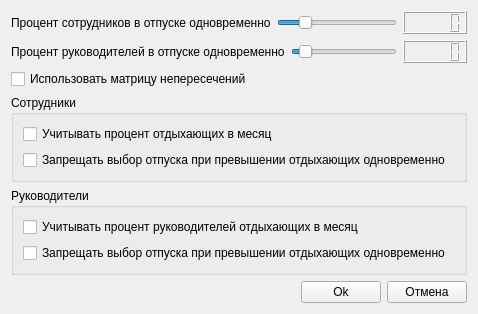
<?xml version="1.0" encoding="UTF-8"?>
<ui version="4.0">
 <class>Form</class>
 <widget class="QWidget" name="Form">
  <property name="windowModality">
   <enum>Qt::ApplicationModal</enum>
  </property>
  <property name="geometry">
   <rect>
    <x>0</x>
    <y>0</y>
    <width>468</width>
    <height>299</height>
   </rect>
  </property>
  <property name="windowTitle">
   <string>Настройки</string>
  </property>
  <layout class="QVBoxLayout" name="verticalLayout_3">
   <item>
    <layout class="QHBoxLayout" name="horizontalLayout">
     <item>
      <widget class="QLabel" name="label">
       <property name="text">
        <string>Процент сотрудников в отпуске одновременно</string>
       </property>
      </widget>
     </item>
     <item>
      <widget class="QSlider" name="horizontalSliderPercent">
       <property name="maximum">
        <number>100</number>
       </property>
       <property name="sliderPosition">
        <number>20</number>
       </property>
       <property name="orientation">
        <enum>Qt::Horizontal</enum>
       </property>
      </widget>
     </item>
     <item>
      <widget class="QLCDNumber" name="lcdNumberPercent"/>
     </item>
    </layout>
   </item>
   <item>
    <layout class="QHBoxLayout" name="horizontalLayout_2">
     <item>
      <widget class="QLabel" name="label_2">
       <property name="text">
        <string>Процент руководителей в отпуске одновременно</string>
       </property>
      </widget>
     </item>
     <item>
      <widget class="QSlider" name="horizontalSliderManagerPercent">
       <property name="maximum">
        <number>100</number>
       </property>
       <property name="sliderPosition">
        <number>8</number>
       </property>
       <property name="orientation">
        <enum>Qt::Horizontal</enum>
       </property>
      </widget>
     </item>
     <item>
      <widget class="QLCDNumber" name="lcdNumberManagerPercent"/>
     </item>
    </layout>
   </item>
   <item>
    <widget class="QCheckBox" name="checkBoxNCMatrix">
     <property name="text">
      <string>Использовать матрицу непересечений</string>
     </property>
    </widget>
   </item>
   <item>
    <widget class="QGroupBox" name="groupBox">
     <property name="title">
      <string>Сотрудники</string>
     </property>
     <layout class="QVBoxLayout" name="verticalLayout">
      <item>
       <widget class="QCheckBox" name="checkBoxPercentInMonth">
        <property name="text">
         <string>Учитывать процент отдыхающих в месяц</string>
        </property>
       </widget>
      </item>
      <item>
       <widget class="QCheckBox" name="checkBoxPercent">
        <property name="text">
         <string>Запрещать выбор отпуска при превышении отдыхающих одновременно </string>
        </property>
       </widget>
      </item>
     </layout>
    </widget>
   </item>
   <item>
    <widget class="QGroupBox" name="groupBox_2">
     <property name="title">
      <string>Руководители</string>
     </property>
     <layout class="QVBoxLayout" name="verticalLayout_2">
      <item>
       <widget class="QCheckBox" name="checkBoxPercentManagerInMonth">
        <property name="text">
         <string>Учитывать процент руководителей отдыхающих в месяц</string>
        </property>
       </widget>
      </item>
      <item>
       <widget class="QCheckBox" name="checkBoxPercentManager">
        <property name="text">
         <string>Запрещать выбор отпуска при превышении отдыхающих одновременно </string>
        </property>
       </widget>
      </item>
     </layout>
    </widget>
   </item>
   <item>
    <layout class="QHBoxLayout" name="horizontalLayout_3">
     <item>
      <spacer name="horizontalSpacer">
       <property name="orientation">
        <enum>Qt::Horizontal</enum>
       </property>
       <property name="sizeHint" stdset="0">
        <size>
         <width>40</width>
         <height>20</height>
        </size>
       </property>
      </spacer>
     </item>
     <item>
      <widget class="QPushButton" name="pushButtonOk">
       <property name="text">
        <string>Ok</string>
       </property>
      </widget>
     </item>
     <item>
      <widget class="QPushButton" name="pushButtonCancel">
       <property name="text">
        <string>Отмена</string>
       </property>
      </widget>
     </item>
    </layout>
   </item>
  </layout>
 </widget>
 <resources/>
 <connections/>
</ui>
